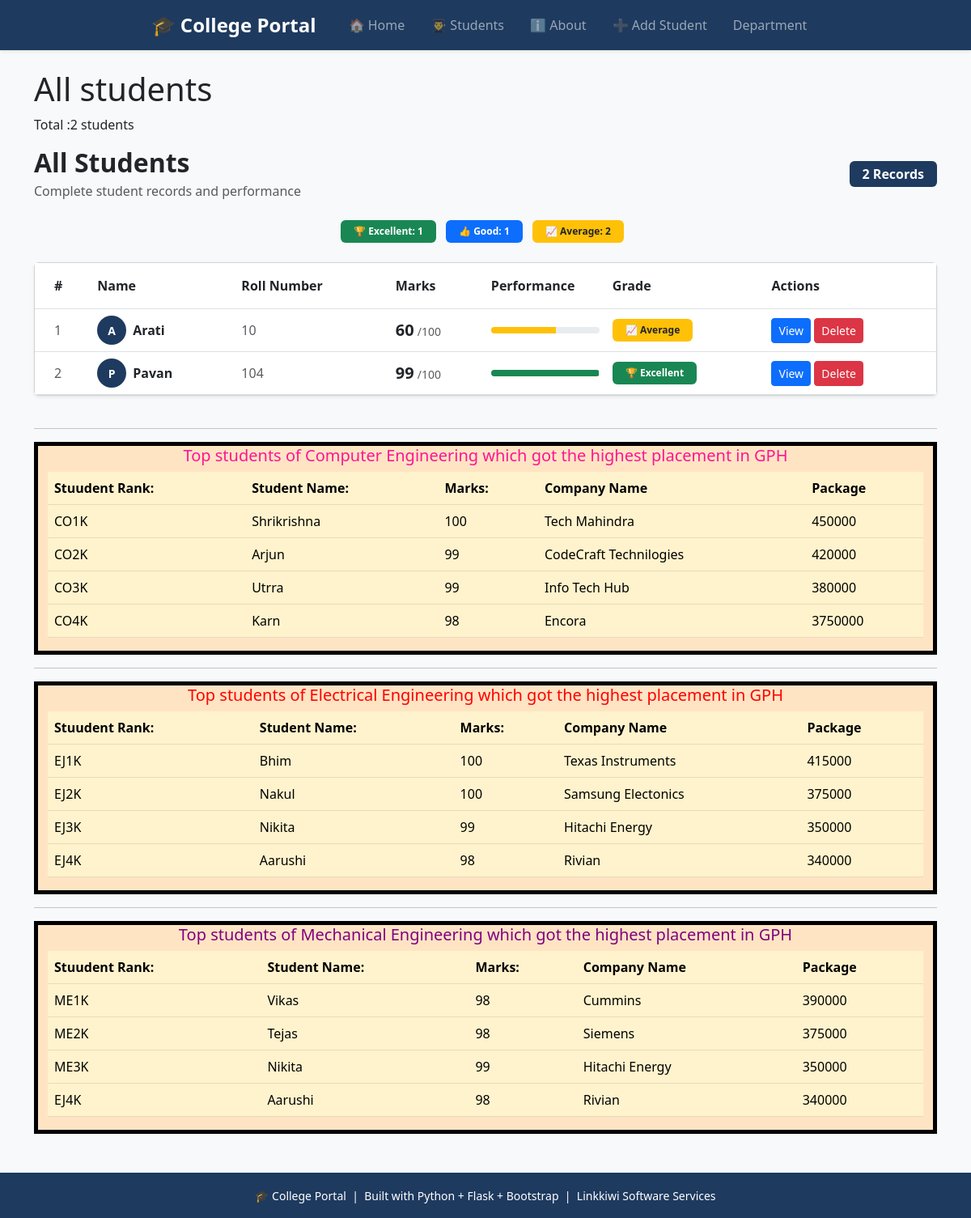
Before: /students with the older database file.
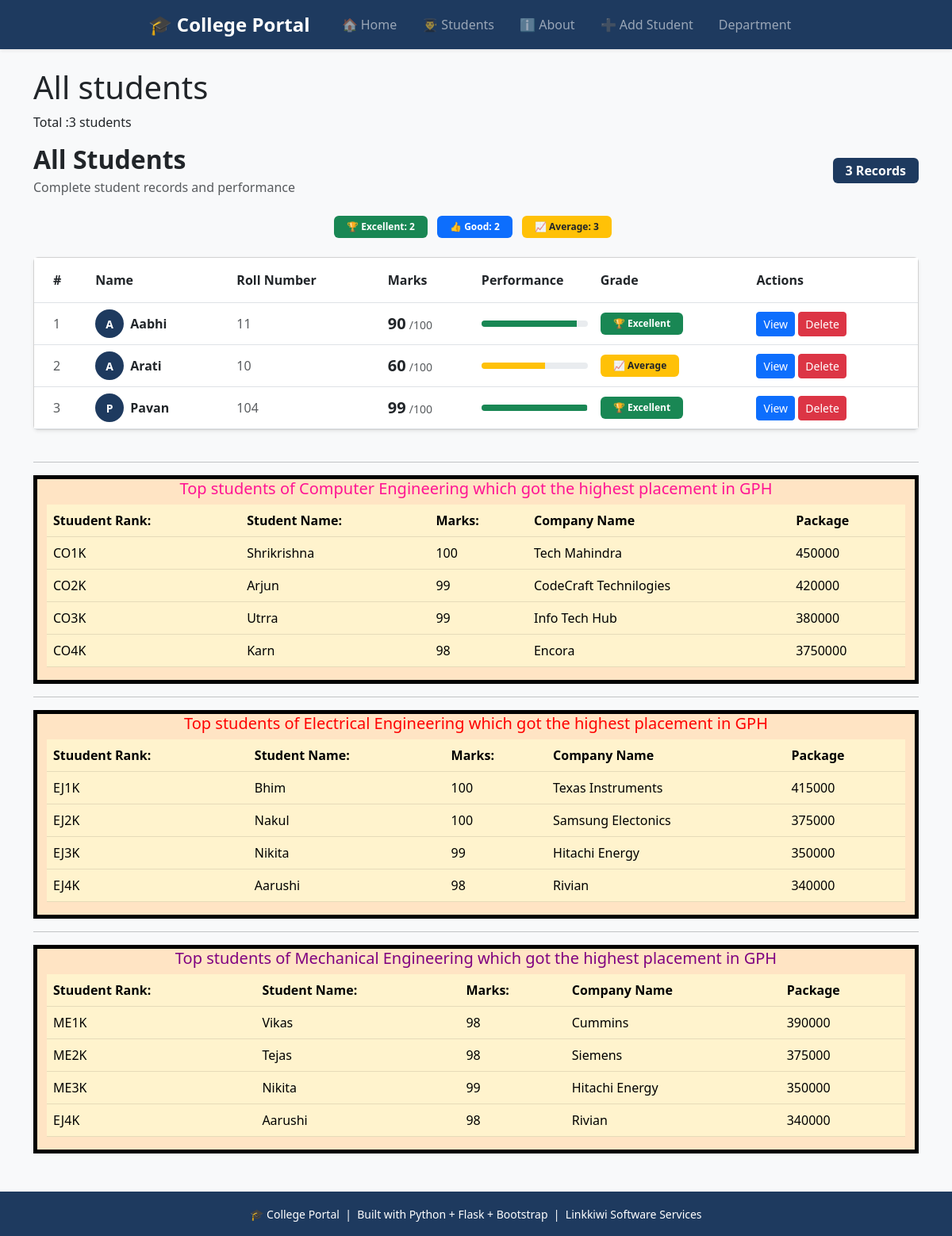
After: the same page with the newer database file.
### tables this page shows
CREATE TABLE students
                    (id INTEGER PRIMARY KEY AUTOINCREMENT,
                     name TEXT NOT NULL,
                     roll INTEGER NOT NULL,
                     marks INTEGER NOT NULL,
                     subject TEXT NOT NULL,
                     attendance INTEGER DEFAULT 0);

### app.py (the view)
@app.route("/students")
def students_page():
    conn = get_db()
    students = conn.execute('SELECT * FROM students ORDER BY id DESC').fetchall()
    conn.close()
    return render_template("students.html", students=students)

### database.py (called while the page is built)
def get_db():
    conn=sqlite3.connect('myproject.db')
    conn.row_factory=sqlite3.Row
    return conn

### templates/students.html (shortened to what this page needs)
{% extends 'base.html' %}
{% block content %}
<h1>All students</h1>
<p> Total :{{students|length}} students</p>
<div class="d-flex justify-content-between align-items-center mb-4">
    <div>
        <h2 class="fw-bold mb-1">All Students</h2>
        <p class="text-muted mb-0">
            Complete student records and performance
        </p>
    </div>
    <span class="badge fs-6 px-3 py-2"
          style="background-color: #1e3a5f;">
        {{ students|length }} Records
    </span>
</div>
<div class="row mb-4">
    {% set excellent = students|selectattr('marks','ge',90)|list %}
    {% set good      = students|selectattr('marks','ge',75)|list %}
    {% set average   = students|selectattr('marks','ge',60)|list %}
    <div class="col text-center">
        <span class="badge bg-success px-3 py-2 me-2">
            🏆 Excellent: {{ excellent|length }}
        </span>
        <span class="badge bg-primary px-3 py-2 me-2">
            👍 Good: {{ good|length }}
        </span>
        <span class="badge bg-warning text-dark px-3 py-2 me-2">
            📈 Average: {{ average|length }}
        </span>
    </div>
</div>
<div class="card shadow-sm">
    <div class="card-body p-0">
        <div class="table-responsive">
            <table class="table table-hover mb-0">
                <thead style="background-color: #1e3a5f; color:white;">
                    <tr>
                        <th class="py-3 ps-4">#</th>
                        <th class="py-3">Name</th>
                        <th class="py-3">Roll Number</th>
                        <th class="py-3">Marks</th>
                        <th class="py-3">Performance</th>
                        <th class="py-3">Grade</th>
                        <th class="py-3">Actions</th>
                    </tr>
                </thead>
                <tbody>
                    {% for student in students %}
                    <tr class="align-middle">
                        <td class="ps-4 text-muted">
                            {{ loop.index }}
                        </td>
                        <td>
                            <div class="d-flex align-items-center">
                                <div class="rounded-circle d-flex align-items-center
                                            justify-content-center me-2 text-white fw-bold"
                                     style="width:36px; height:36px; font-size:14px;
                                            background-color: #1e3a5f;">
                                    {{ student.name[0] }}
                                </div>
                                <span class="fw-bold">{{ student.name }}</span>
                            </div>
                        </td>
                        <td class="text-muted">{{ student.roll }}</td>
                        <td>
                            <span class="fw-bold fs-5">{{ student.marks }}</span>
                            <span class="text-muted small">/100</span>
                        </td>
                        <td style="width:150px;">
                            <div class="progress" style="height:8px;">
                                <div class="progress-bar
                                    {% if student.marks >= 90 %}bg-success
                                    {% elif student.marks >= 75 %}bg-primary
                                    {% elif student.marks >= 60 %}bg-warning
                                    {% else %}bg-danger{% endif %}"
                                    style="width: {{ student.marks|default(0) }}%;">
                                </div>
                            </div>
                        </td>
                        <td>
                            {% if student.marks >= 90 %}
                                <span class="badge bg-success px-3 py-2">
                                    🏆 Excellent
                                </span>
                            {% elif student.marks >= 75 %}
                                <span class="badge bg-primary px-3 py-2">
                                    👍 Good
                                </span>
                            {% elif student.marks >= 60 %}
                                <span class="badge bg-warning text-dark px-3 py-2">
                                    📈 Average
                                </span>
                            {% else %}
                                <span class="badge bg-danger px-3 py-2">
                                    ⚠️ Needs Help
                                </span>
                            {% endif %}
                        </td>
                        <td>
                            <a href="{{ url_for('student_detail', id=student.id) }}" class="btn btn-sm btn-primary">View</a>
                            <a href="{{ url_for('delete_student', id=student.id) }}" class="btn btn-sm btn-danger">Delete</a>
                        </td>
                    </tr>
                    {% endfor %}
                </tbody>
            </table>
        </div>
    </div>
</div>
<br/>
<hr/>
<div class="container " style="border:5px solid black; background-color:bisque">
    <div class="header">
        <center>
      <h5 style="color:deeppink">Top students of Computer Engineering which got the highest placement in GPH</h5>
        </center>
    </div>
    <table class="table table-warning">
           <thead>
              <tr>
                  <th>Stuudent Rank:</th>
                  <th>Student Name:</th>
                  <th>Marks:</th>
                  <th>Company Name</th>
                  <th>Package</th>
              </tr>
           </thead>
           <tr>
              <td>CO1K</td>
              <td>Shrikrishna</td>
              <td>100</td>
              <td>Tech Mahindra</td>
              <td>450000</td>
           </tr>
           <tr>
              <td>CO2K</td>
              <td>Arjun</td>
              <td>99</td>
              <td>CodeCraft Technilogies</td>
              <td>420000</td>
           </tr>
           <tr>
              <td>CO3K</td>
              <td>Utrra</td>
              <td>99</td>
              <td>Info Tech Hub</td>
              <td>380000</td>
           </tr>
           <tr>
              <td>CO4K</td>
              <td>Karn</td>
              <td>98</td>
              <td>Encora</td>
              <td>3750000</td>
           </tr>
       </table>
    </div>
       <hr/>
      <div class="container " style="border:5px solid black; background-color:bisque">
    <div class="header">
        <center>
      <h5 style="color:red">Top students of Electrical Engineering which got the highest placement in GPH</h5>
        </center>
    </div>
    <table class="table table-warning">
           <thead>
              <tr>
                  <th>Stuudent Rank:</th>
                  <th>Student Name:</th>
                  <th>Marks:</th>
                  <th>Company Name</th>
                  <th>Package</th>
              </tr>
           </thead>
           <tr>
              <td>EJ1K</td>
              <td>Bhim</td>
              <td>100</td>
              <td>Texas Instruments</td>
              <td>415000</td>
           </tr>
           <tr>
              <td>EJ2K</td>
              <td>Nakul</td>
              <td>100</td>
              <td>Samsung Electonics</td>
              <td>375000</td>
           </tr>
           <tr>
              <td>EJ3K</td>
              <td>Nikita</td>
              <td>99</td>
              <td>Hitachi Energy</td>
              <td>350000</td>
           </tr>
           <tr>
              <td>EJ4K</td>
              <td>Aarushi</td>
              <td>98</td>
              <td>Rivian</td>
              <td>340000</td>
           </tr>
       </table>
    </div>
       <hr/>
        <div class="container " style="border:5px solid black; background-color:bisque">
    <div class="header">
        <center>
      <h5 style="color:purple">Top students of Mechanical Engineering which got the highest placement in GPH</h5>
        </center>
    </div>
    <table class="table table-warning">
           <thead>
              <tr>
                  <th>Stuudent Rank:</th>
                  <th>Student Name:</th>
                  <th>Marks:</th>
                  <th>Company Name</th>
                  <th>Package</th>
              </tr>
           </thead>
           <tr>
              <td>ME1K</td>
              <td>Vikas</td>
              <td>98</td>
              <td>Cummins</td>
              <td>390000</td>
           </tr>
           <tr>
              <td>ME2K</td>
              <td>Tejas</td>
              <td>98</td>
              <td>Siemens</td>
              <td>375000</td>
           </tr>
           <tr>
              <td>ME3K</td>
              <td>Nikita</td>
              <td>99</td>
              <td>Hitachi Energy</td>
              <td>350000</td>
           </tr>
           <tr>
              <td>EJ4K</td>
              <td>Aarushi</td>
              <td>98</td>
              <td>Rivian</td>
              <td>340000</td>
           </tr>
       </table>
    </div>
{% endblock %}

### templates/Base.html (shortened to what this page needs)
<!DOCTYPE html>
<html lang="en">
<head>
    <link href="https://cdn.jsdelivr.net/npm/bootstrap@5.3.0/dist/css/bootstrap.min.css"
          rel="stylesheet">
</head>
<body class="bg-light">
    <nav class="navbar navbar-expand navbar-dark shadow-sm"
         style="background-color: #1e3a5f;">
        <div class="container justify-content-center">
            <a class="navbar-brand fw-bold fs-4 me-4" href="{{ url_for('home') }}">
                🎓 College Portal
            </a>
            <div class="navbar-nav">
                <a class="nav-link px-3" href="{{ url_for('home') }}">
                    🏠 Home
                </a>
                <a class="nav-link px-3" href="{{ url_for('students_page') }}">
                    👨‍🎓 Students
                </a>
                <a class="nav-link px-3" href="{{ url_for('about') }}">
                    ℹ️ About
                </a>
                <a class="nav-link px-3" href="{{ url_for('add_student') }}">
                    ➕ Add Student
                </a>
                <a class="nav-link px-3" href="{{ url_for('department')}}">
                    Department
                </a>
            </div>
        </div>
    </nav>
    <div class="container mt-4 mb-5">
        {% block content %}
        {% endblock %}
    </div>
    <footer style="background-color: #1e3a5f;" class="text-white text-center py-3 mt-5">
        <small>
            🎓 College Portal &nbsp;|&nbsp;
            Built with Python + Flask + Bootstrap &nbsp;|&nbsp;
            Linkkiwi Software Services
        </small>
    </footer>
</body>
</html>

### templates/Base.html (style rules this page uses)
:root { --brand: #1e3a5f; }

Changed rows visible on the page:
added students: name "A", name "Aabhi", roll "11", marks "90", shows "🏆 Excellent"
Other visible differences:
{{ students|length }}: "2" → "3"
{{ excellent|length }}: "1" → "2"
{{ good|length }}: "1" → "2"
{{ average|length }}: "2" → "3"
